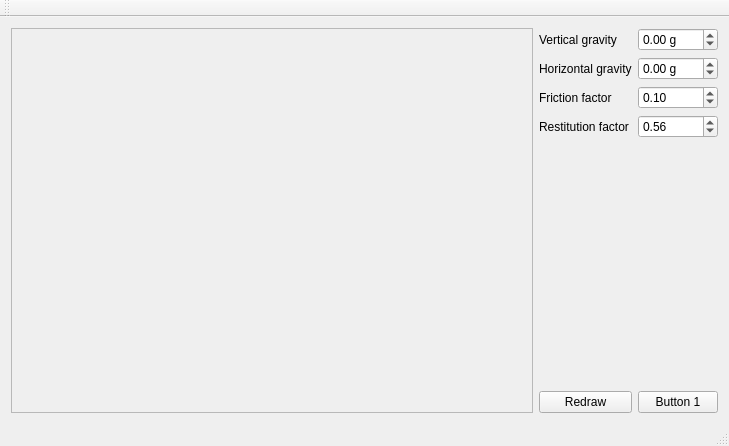
<?xml version="1.0" encoding="UTF-8"?>
<ui version="4.0">
 <class>StormyClass</class>
 <widget class="QMainWindow" name="StormyClass">
  <property name="geometry">
   <rect>
    <x>0</x>
    <y>0</y>
    <width>729</width>
    <height>446</height>
   </rect>
  </property>
  <property name="windowTitle">
   <string>Stormy</string>
  </property>
  <widget class="QWidget" name="centralWidget">
   <layout class="QGridLayout" name="gridLayout_3" columnstretch="1,0">
    <item row="0" column="0">
     <widget class="QFrame" name="frame">
      <property name="frameShape">
       <enum>QFrame::StyledPanel</enum>
      </property>
      <layout class="QGridLayout" name="gridLayout_2">
       <item row="0" column="0">
        <widget class="GlassWidget" name="glassWidget" native="true"/>
       </item>
      </layout>
     </widget>
    </item>
    <item row="0" column="1">
     <layout class="QGridLayout" name="gridLayout">
      <item row="2" column="1">
       <widget class="QDoubleSpinBox" name="sbFriction">
        <property name="minimum">
         <double>-10.000000000000000</double>
        </property>
        <property name="maximum">
         <double>10.000000000000000</double>
        </property>
        <property name="singleStep">
         <double>0.010000000000000</double>
        </property>
        <property name="value">
         <double>0.100000000000000</double>
        </property>
       </widget>
      </item>
      <item row="1" column="0">
       <widget class="QLabel" name="label_2">
        <property name="text">
         <string>Horizontal gravity</string>
        </property>
       </widget>
      </item>
      <item row="3" column="0">
       <widget class="QLabel" name="label_4">
        <property name="toolTip">
         <string>&lt;html&gt;&lt;head/&gt;&lt;body&gt;&lt;p&gt;This factor determines how much kinetic energy is lost during collision&lt;/p&gt;&lt;p&gt;U1 - U2 = -&lt;span style=&quot; font-style:italic;&quot;&gt;k&lt;/span&gt;(V1 - V2)&lt;/p&gt;&lt;/body&gt;&lt;/html&gt;</string>
        </property>
        <property name="text">
         <string>Restitution factor</string>
        </property>
       </widget>
      </item>
      <item row="2" column="0">
       <widget class="QLabel" name="label_3">
        <property name="toolTip">
         <string>&lt;html&gt;&lt;head/&gt;&lt;body&gt;&lt;p&gt;F = &lt;span style=&quot; font-style:italic;&quot;&gt;μ&lt;/span&gt;*m*g/S&lt;/p&gt;&lt;/body&gt;&lt;/html&gt;</string>
        </property>
        <property name="text">
         <string>Friction factor</string>
        </property>
       </widget>
      </item>
      <item row="3" column="1">
       <widget class="QDoubleSpinBox" name="sbRestitution">
        <property name="minimum">
         <double>0.000000000000000</double>
        </property>
        <property name="maximum">
         <double>1.000000000000000</double>
        </property>
        <property name="singleStep">
         <double>0.010000000000000</double>
        </property>
        <property name="value">
         <double>0.560000000000000</double>
        </property>
       </widget>
      </item>
      <item row="4" column="0" colspan="2">
       <spacer name="verticalSpacer">
        <property name="orientation">
         <enum>Qt::Vertical</enum>
        </property>
        <property name="sizeHint" stdset="0">
         <size>
          <width>20</width>
          <height>40</height>
         </size>
        </property>
       </spacer>
      </item>
      <item row="0" column="1">
       <widget class="QDoubleSpinBox" name="sbGravityY">
        <property name="suffix">
         <string> g</string>
        </property>
        <property name="minimum">
         <double>-10.000000000000000</double>
        </property>
        <property name="maximum">
         <double>10.000000000000000</double>
        </property>
        <property name="singleStep">
         <double>0.010000000000000</double>
        </property>
       </widget>
      </item>
      <item row="1" column="1">
       <widget class="QDoubleSpinBox" name="sbGravityX">
        <property name="suffix">
         <string> g</string>
        </property>
        <property name="minimum">
         <double>-10.000000000000000</double>
        </property>
        <property name="maximum">
         <double>10.000000000000000</double>
        </property>
        <property name="singleStep">
         <double>0.010000000000000</double>
        </property>
       </widget>
      </item>
      <item row="0" column="0">
       <widget class="QLabel" name="label">
        <property name="text">
         <string>Vertical gravity</string>
        </property>
       </widget>
      </item>
      <item row="5" column="0">
       <widget class="QPushButton" name="bRedraw">
        <property name="text">
         <string>Redraw</string>
        </property>
       </widget>
      </item>
      <item row="5" column="1">
       <widget class="QPushButton" name="bButton1">
        <property name="text">
         <string>Button 1</string>
        </property>
       </widget>
      </item>
     </layout>
    </item>
   </layout>
  </widget>
  <widget class="QMenuBar" name="menuBar">
   <property name="geometry">
    <rect>
     <x>0</x>
     <y>0</y>
     <width>729</width>
     <height>21</height>
    </rect>
   </property>
  </widget>
  <widget class="QToolBar" name="mainToolBar">
   <attribute name="toolBarArea">
    <enum>TopToolBarArea</enum>
   </attribute>
   <attribute name="toolBarBreak">
    <bool>false</bool>
   </attribute>
  </widget>
  <widget class="QStatusBar" name="statusBar"/>
 </widget>
 <layoutdefault spacing="6" margin="11"/>
 <customwidgets>
  <customwidget>
   <class>GlassWidget</class>
   <extends>QWidget</extends>
   <header>glasswidget.h</header>
   <container>1</container>
  </customwidget>
 </customwidgets>
 <resources>
  <include location="stormy.qrc"/>
 </resources>
 <connections>
  <connection>
   <sender>bRedraw</sender>
   <signal>clicked()</signal>
   <receiver>glassWidget</receiver>
   <slot>update()</slot>
   <hints>
    <hint type="sourcelabel">
     <x>612</x>
     <y>399</y>
    </hint>
    <hint type="destinationlabel">
     <x>446</x>
     <y>314</y>
    </hint>
   </hints>
  </connection>
 </connections>
</ui>
